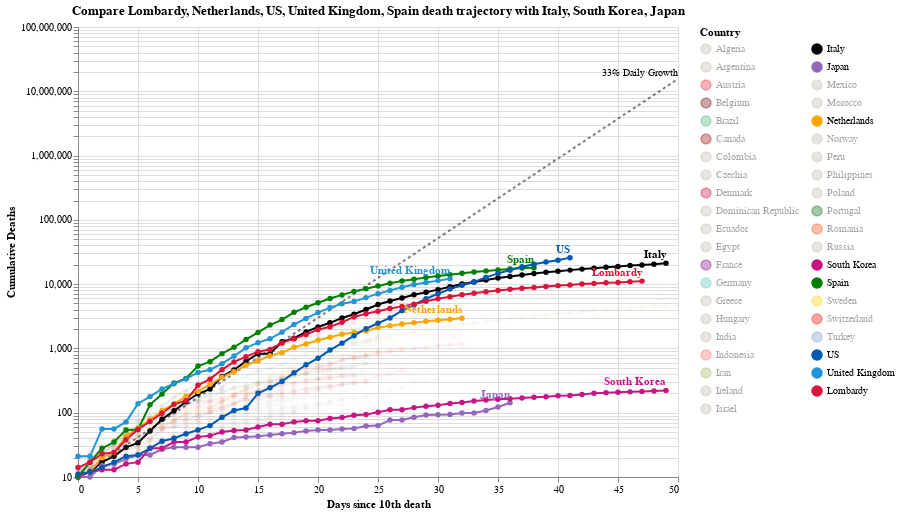

Notebook source saved alongside this figure:
### Code cell
#hide_input
chart2 = make_since_chart(['Lombardy', 'Netherlands', 'US', 'United Kingdom', 'Spain'])
chart2

### Figure 1 — Vega-Lite specification as saved in the notebook (floating-point values rounded to 4 significant figures; data arrays with more than 128 entries replaced by an {"elided": "..."} marker saying what was removed)
{"config": {"view": {"continuousWidth": 400, "continuousHeight": 300}}, "layer": [{"mark": {"type": "line", "color": "black", "opacity": 0.5, "strokeDash": [3, 3]}, "encoding": {"x": {"type": "quantitative", "field": "Days since 10th death"}, "y": {"type": "quantitative", "field": "Confirmed Cases"}}}, {"mark": {"type": "text", "align": "right", "dy": -6, "fontSize": 10, "text": "33% Daily Growth"}, "encoding": {"x": {"type": "quantitative", "field": "Days since 10th death"}, "y": {"type": "quantitative", "field": "Confirmed Cases"}}, "transform": [{"filter": "(datum['Days since 10th death'] >= 50)"}]}, {"data": {"name": "data-d033090fc7b85e2c439fcff0e251bf76"}, "mark": {"type": "line", "point": true}, "encoding": {"color": {"type": "nominal", "field": "Country", "legend": {"columns": 2, "symbolLimit": 100}, "scale": {"domain": ["Algeria", "Argentina", "Austria", "Belgium", "Brazil", "Canada", "Colombia", "Czechia", "Denmark", "Dominican Republic", "Ecuador", "Egypt", "France", "Germany", "Greece", "Hungary", "India", "Indonesia", "Iran", "Ireland", "Israel", "Italy", "Japan", "Mexico", "Morocco", "Netherlands", "Norway", "Peru", "Philippines", "Poland", "Portugal", "Romania", "Russia", "South Korea", "Spain", "Sweden", "Switzerland", "Turkey", "US", "United Kingdom", "Lombardy"], "range": ["#C1B7AD", "#C1B7AD", "#ED2939", "#6f0000", "mediumseagreen", "#990000", "#C1B7AD", "#C1B7AD", "#C60C30", "#C1B7AD", "#C1B7AD", "#C1B7AD", "purple", "#4DC6BD", "#C1B7AD", "#C1B7AD", "#C1B7AD", "#FF6666", "#A1BA59", "#C1B7AD", "#C1B7AD", "black", "#9467bd", "#C1B7AD", "#C1B7AD", "orange", "#C1B7AD", "#C1B7AD", "#C1B7AD", "#C1B7AD", "#006600", "#FF4500", "#C1B7AD", "#C71585", "green", "#FFCD00", "#ff0000", "#7499c7", "#0059B3", "#2495D3", "#DC143C"]}}, "opacity": {"condition": {"value": 1, "selection": "selector003"}, "value": 0.05}, "tooltip": [{"type": "nominal", "field": "Country"}, {"type": "temporal", "field": "Date"}, {"type": "quantitative", "field": "Confirmed Cases"}, {"type": "quantitative", "field": "Days since 10th death"}], "x": {"type": "quantitative", "field": "Days since 10th death"}, "y": {"type": "quantitative", "axis": {"title": "Cumulative Deaths"}, "field": "Confirmed Cases", "scale": {"type": "log"}}}, "height": 450, "selection": {"selector003": {"type": "multi", "fields": ["Country"], "bind": "legend", "init": [{"Country": "Lombardy"}, {"Country": "Netherlands"}, {"Country": "US"}, {"Country": "United Kingdom"}, {"Country": "Spain"}, {"Country": "Italy"}, {"Country": "South Korea"}, {"Country": "Japan"}]}}, "width": 600}, {"data": {"name": "data-d033090fc7b85e2c439fcff0e251bf76"}, "mark": {"type": "text", "align": "right", "dy": -8, "fontWeight": "bold"}, "encoding": {"color": {"type": "nominal", "field": "Country", "legend": {"columns": 2, "symbolLimit": 100}, "scale": {"domain": ["Algeria", "Argentina", "Austria", "Belgium", "Brazil", "Canada", "Colombia", "Czechia", "Denmark", "Dominican Republic", "Ecuador", "Egypt", "France", "Germany", "Greece", "Hungary", "India", "Indonesia", "Iran", "Ireland", "Israel", "Italy", "Japan", "Mexico", "Morocco", "Netherlands", "Norway", "Peru", "Philippines", "Poland", "Portugal", "Romania", "Russia", "South Korea", "Spain", "Sweden", "Switzerland", "Turkey", "US", "United Kingdom", "Lombardy"], "range": ["#C1B7AD", "#C1B7AD", "#ED2939", "#6f0000", "mediumseagreen", "#990000", "#C1B7AD", "#C1B7AD", "#C60C30", "#C1B7AD", "#C1B7AD", "#C1B7AD", "purple", "#4DC6BD", "#C1B7AD", "#C1B7AD", "#C1B7AD", "#FF6666", "#A1BA59", "#C1B7AD", "#C1B7AD", "black", "#9467bd", "#C1B7AD", "#C1B7AD", "orange", "#C1B7AD", "#C1B7AD", "#C1B7AD", "#C1B7AD", "#006600", "#FF4500", "#C1B7AD", "#C71585", "green", "#FFCD00", "#ff0000", "#7499c7", "#0059B3", "#2495D3", "#DC143C"]}}, "opacity": {"condition": {"value": 1, "selection": "selector003"}, "value": 0.05}, "text": {"type": "nominal", "field": "Country"}, "tooltip": [{"type": "nominal", "field": "Country"}, {"type": "temporal", "field": "Date"}, {"type": "quantitative", "field": "Confirmed Cases"}, {"type": "quantitative", "field": "Days since 10th death"}], "x": {"type": "quantitative", "field": "Days since 10th death"}, "y": {"type": "quantitative", "axis": {"title": "Cumulative Deaths"}, "field": "Confirmed Cases", "scale": {"type": "log"}}}, "height": 450, "transform": [{"filter": "(datum['Date'] >= 1586822400000)"}], "width": 600}], "data": {"name": "data-97eb3ee0e7a0645d17a24342305105f6"}, "title": "Compare Lombardy, Netherlands, US, United Kingdom, Spain death trajectory with Italy, South Korea, Japan", "$schema": "https://vega.github.io/schema/vega-lite/v4.8.1.json", "datasets": {"data-97eb3ee0e7a0645d17a24342305105f6": [{"Days since 10th death": 0, "Confirmed Cases": 10.0}, {"Days since 10th death": 1, "Confirmed Cases": 13.3}, {"Days since 10th death": 2, "Confirmed Cases": 17.69}, {"Days since 10th death": 3, "Confirmed Cases": 23.53}, {"Days since 10th death": 4, "Confirmed Cases": 31.29}, {"Days since 10th death": 5, "Confirmed Cases": 41.62}, {"Days since 10th death": 6, "Confirmed Cases": 55.35}, {"Days since 10th death": 7, "Confirmed Cases": 73.61}, {"Days since 10th death": 8, "Confirmed Cases": 97.91}, {"Days since 10th death": 9, "Confirmed Cases": 130.2}, {"Days since 10th death": 10, "Confirmed Cases": 173.2}, {"Days since 10th death": 11, "Confirmed Cases": 230.3}, {"Days since 10th death": 12, "Confirmed Cases": 306.4}, {"Days since 10th death": 13, "Confirmed Cases": 407.4}, {"Days since 10th death": 14, "Confirmed Cases": 541.9}, {"Days since 10th death": 15, "Confirmed Cases": 720.7}, {"Days since 10th death": 16, "Confirmed Cases": 958.6}, {"Days since 10th death": 17, "Confirmed Cases": 1275.0}, {"Days since 10th death": 18, "Confirmed Cases": 1696.0}, {"Days since 10th death": 19, "Confirmed Cases": 2255.0}, {"Days since 10th death": 20, "Confirmed Cases": 2999.0}, {"Days since 10th death": 21, "Confirmed Cases": 3989.0}, {"Days since 10th death": 22, "Confirmed Cases": 5306.0}, {"Days since 10th death": 23, "Confirmed Cases": 7056.0}, {"Days since 10th death": 24, "Confirmed Cases": 9385.0}, {"Days since 10th death": 25, "Confirmed Cases": 12480.0}, {"Days since 10th death": 26, "Confirmed Cases": 16600.0}, {"Days since 10th death": 27, "Confirmed Cases": 22080.0}, {"Days since 10th death": 28, "Confirmed Cases": 29370.0}, {"Days since 10th death": 29, "Confirmed Cases": 39060.0}, {"Days since 10th death": 30, "Confirmed Cases": 51950.0}, {"Days since 10th death": 31, "Confirmed Cases": 69090.0}, {"Days since 10th death": 32, "Confirmed Cases": 91890.0}, {"Days since 10th death": 33, "Confirmed Cases": 122200.0}, {"Days since 10th death": 34, "Confirmed Cases": 162500.0}, {"Days since 10th death": 35, "Confirmed Cases": 216200.0}, {"Days since 10th death": 36, "Confirmed Cases": 287500.0}, {"Days since 10th death": 37, "Confirmed Cases": 382400.0}, {"Days since 10th death": 38, "Confirmed Cases": 508600.0}, {"Days since 10th death": 39, "Confirmed Cases": 676400.0}, {"Days since 10th death": 40, "Confirmed Cases": 899600.0}, {"Days since 10th death": 41, "Confirmed Cases": 1197000.0}, {"Days since 10th death": 42, "Confirmed Cases": 1591000.0}, {"Days since 10th death": 43, "Confirmed Cases": 2117000.0}, {"Days since 10th death": 44, "Confirmed Cases": 2815000.0}, {"Days since 10th death": 45, "Confirmed Cases": 3744000.0}, {"Days since 10th death": 46, "Confirmed Cases": 4979000.0}, {"Days since 10th death": 47, "Confirmed Cases": 6623000.0}, {"Days since 10th death": 48, "Confirmed Cases": 8808000.0}, {"Days since 10th death": 49, "Confirmed Cases": 11710000.0}, {"Days since 10th death": 50, "Confirmed Cases": 15580000.0}], "data-d033090fc7b85e2c439fcff0e251bf76": {"elided": "1148 records"}}}
